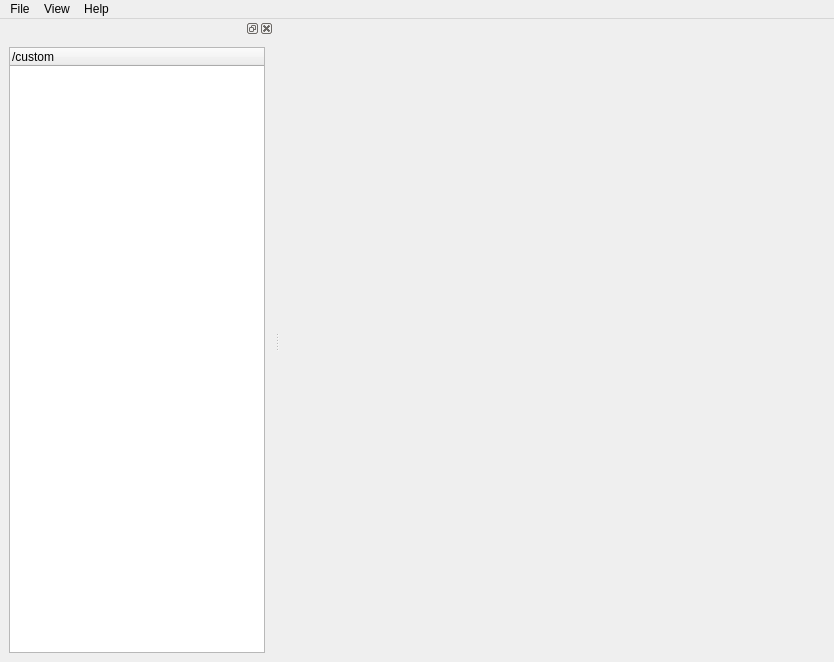
<?xml version="1.0" encoding="UTF-8"?>
<ui version="4.0">
 <class>MainWindow</class>
 <widget class="QMainWindow" name="MainWindow">
  <property name="geometry">
   <rect>
    <x>0</x>
    <y>0</y>
    <width>834</width>
    <height>662</height>
   </rect>
  </property>
  <property name="windowTitle">
   <string>SetupFileTool</string>
  </property>
  <widget class="QWidget" name="centralwidget">
   <layout class="QGridLayout" name="gridLayout">
    <item row="0" column="0">
     <widget class="QStackedWidget" name="workarea"/>
    </item>
   </layout>
  </widget>
  <widget class="QDockWidget" name="dockWidget">
   <attribute name="dockWidgetArea">
    <number>1</number>
   </attribute>
   <widget class="QWidget" name="dockWidgetContents">
    <layout class="QVBoxLayout" name="verticalLayout_2">
     <item>
      <widget class="TreeWidget" name="treeWidget">
       <property name="dragEnabled">
        <bool>true</bool>
       </property>
       <property name="dragDropMode">
        <enum>QAbstractItemView::DragDrop</enum>
       </property>
       <property name="defaultDropAction">
        <enum>Qt::CopyAction</enum>
       </property>
       <property name="expandsOnDoubleClick">
        <bool>false</bool>
       </property>
       <column>
        <property name="text">
         <string>/custom</string>
        </property>
       </column>
      </widget>
     </item>
    </layout>
   </widget>
  </widget>
  <widget class="QMenuBar" name="menuBar">
   <property name="geometry">
    <rect>
     <x>0</x>
     <y>0</y>
     <width>834</width>
     <height>27</height>
    </rect>
   </property>
   <widget class="QMenu" name="menuFile">
    <property name="title">
     <string>File</string>
    </property>
    <addaction name="actionNewFile"/>
    <addaction name="actionSave"/>
    <addaction name="actionSaveAs"/>
    <addaction name="actionExit"/>
   </widget>
   <widget class="QMenu" name="menuHelp">
    <property name="title">
     <string>Help</string>
    </property>
    <addaction name="actionAboutSetupFileTool"/>
    <addaction name="actionAboutQt"/>
   </widget>
   <widget class="QMenu" name="menuView">
    <property name="title">
     <string>View</string>
    </property>
   </widget>
   <addaction name="menuFile"/>
   <addaction name="menuView"/>
   <addaction name="menuHelp"/>
  </widget>
  <action name="actionExit">
   <property name="text">
    <string>Exit</string>
   </property>
  </action>
  <action name="actionLoadFile">
   <property name="text">
    <string>Load...</string>
   </property>
  </action>
  <action name="actionAboutSetupFileTool">
   <property name="text">
    <string>About...</string>
   </property>
  </action>
  <action name="actionAboutQt">
   <property name="text">
    <string>About Qt</string>
   </property>
  </action>
  <action name="actionNewFile">
   <property name="text">
    <string>New...</string>
   </property>
   <property name="shortcut">
    <string>Ctrl+N</string>
   </property>
  </action>
  <action name="actionShowPathColumn">
   <property name="checkable">
    <bool>true</bool>
   </property>
   <property name="text">
    <string>Show path column</string>
   </property>
  </action>
  <action name="actionShowTree">
   <property name="checkable">
    <bool>true</bool>
   </property>
   <property name="checked">
    <bool>true</bool>
   </property>
   <property name="text">
    <string>Show Tree</string>
   </property>
  </action>
  <action name="actionSave">
   <property name="text">
    <string>Save</string>
   </property>
   <property name="shortcut">
    <string>Ctrl+S</string>
   </property>
  </action>
  <action name="actionSaveAs">
   <property name="text">
    <string>Save current setup as...</string>
   </property>
   <property name="shortcut">
    <string>Ctrl+Shift+S</string>
   </property>
  </action>
 </widget>
 <customwidgets>
  <customwidget>
   <class>TreeWidget</class>
   <extends>QTreeWidget</extends>
   <header>setupfiletool/treewidget.h</header>
  </customwidget>
 </customwidgets>
 <resources/>
 <connections/>
</ui>
